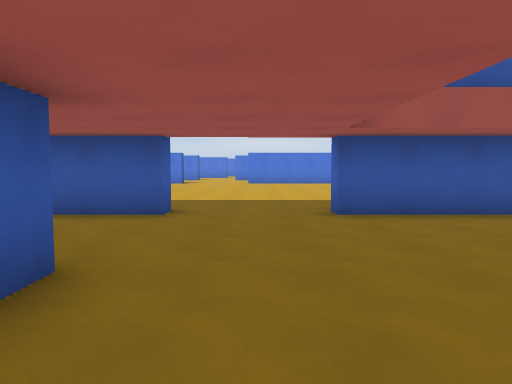
view 1 (above)

16 first-person views from a walk through a level from a Godot 3-D game. The camera is 1.5 m above the floor, tilts 4° down and sees 70° across. The floor is counted in squares, 2 m on a side. Each view is taken from the middle of a square. On the plan, view 1 faces up. The plan holds only what a view shows up to about 11 squares ahead; the rest is blank. The place goes on beyond the plan.

view 2
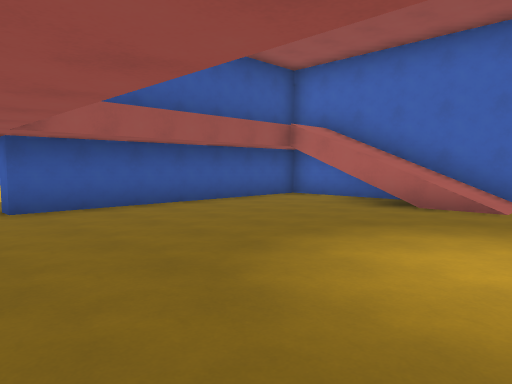

view 3
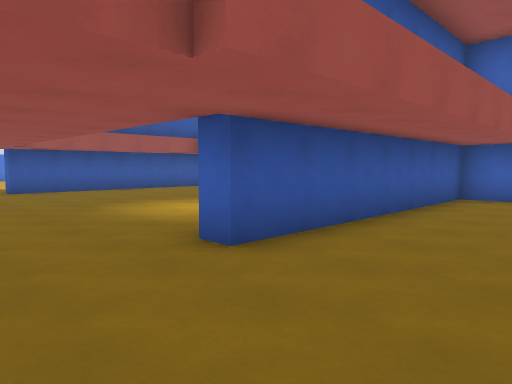

view 4
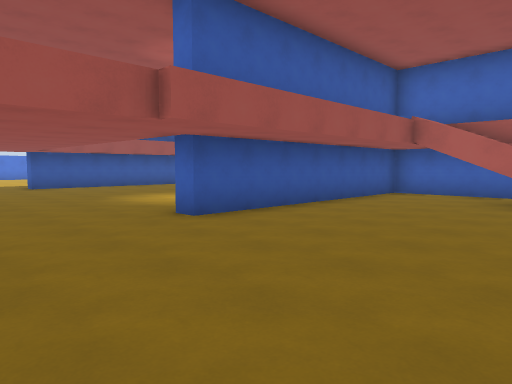

view 5
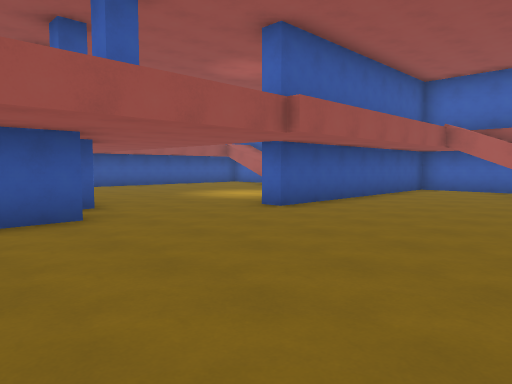

view 6
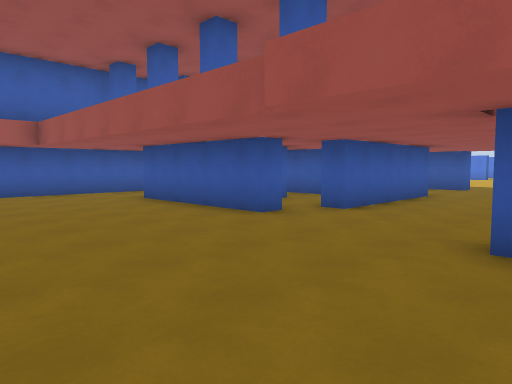

view 7
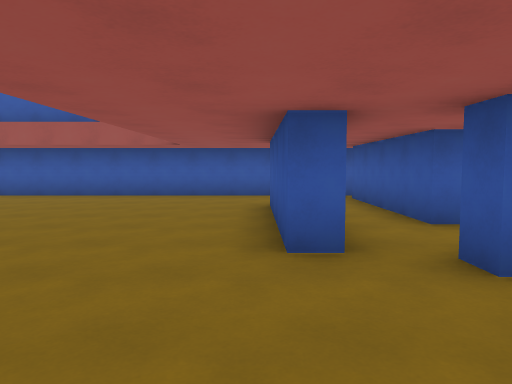

view 8
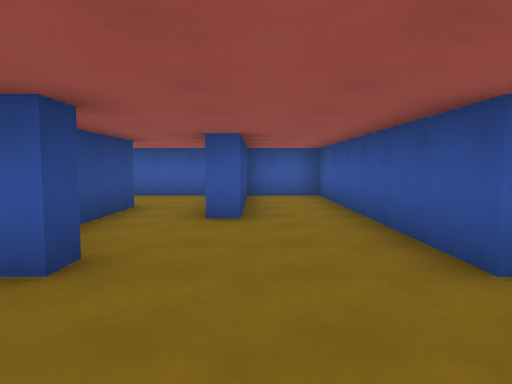

view 9
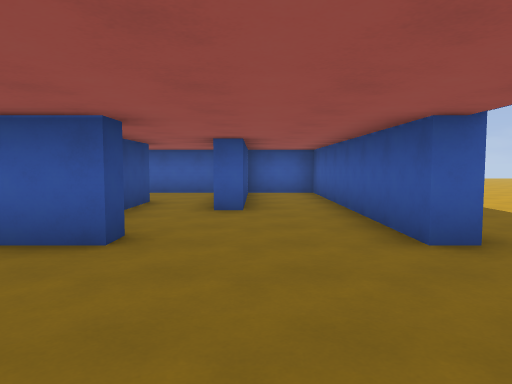

view 10
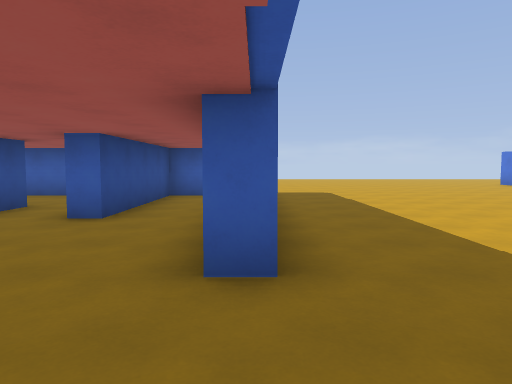

view 11
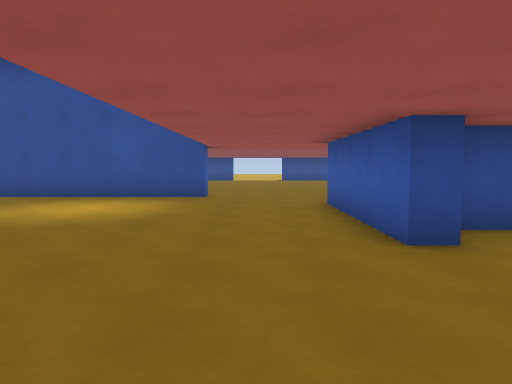

view 12
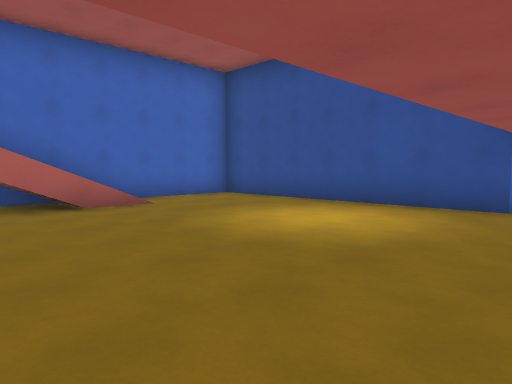

view 13
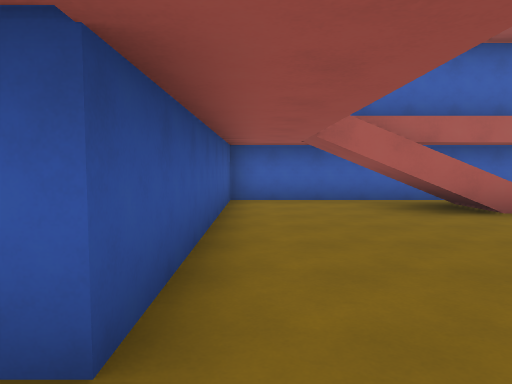

view 14
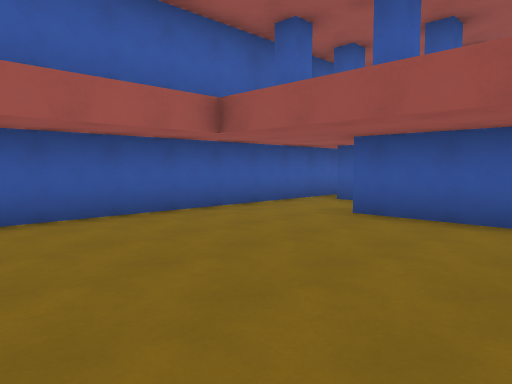

view 15
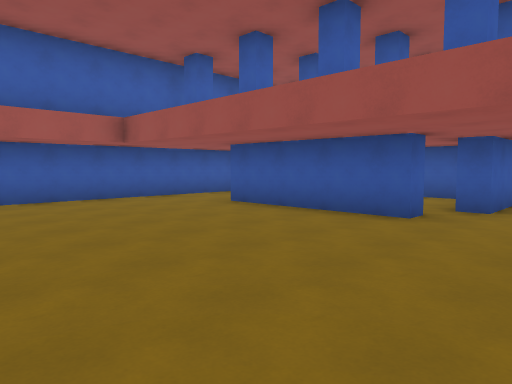

view 16
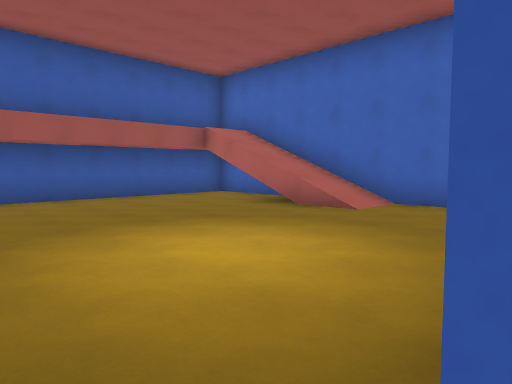

### Floor plan
Key: @ floor where view 1 was taken; # wall or solid block; . floor; / step, stairs or slope; = window, fence, low wall or low ledge.
Columns run from 10 left of view 1 to 8 right of it. Each row starts with its distance up from view 1.
 13 ..
 12 ....
 11 .....   .....
 10 ....... .....
  9 .............
  8 .............
  7 ............
  6  ########...#######
  5  #.................
  4  #####.............
  3  #...............//
  2  #...####........//
  1  #..  ..#........//
  0  #.####.#.@........
 -1  #......#..........
 -2  #..####...........
 -3  #..........#######
 -4  #.................
 -5  #.................
 -6  #..............//.
 -7  #..............//.
 -8  #..........   ./=.

Positions as (right, up) in squares from view 1, and headings:
1: (0, 0), facing up
2: (0, -1), facing up-right
3: (-1, -6), facing up-right
4: (-2, -8), facing up-right
5: (-4, -8), facing up-right
6: (2, -7), facing up-left
7: (1, -3), facing left
8: (1, 4), facing left
9: (2, 4), facing left
10: (1, 6), facing left
11: (0, 6), facing down
12: (0, 4), facing down-right
13: (0, -4), facing right
14: (-3, -8), facing up-left
15: (0, -8), facing up-left
16: (1, -3), facing up-right
